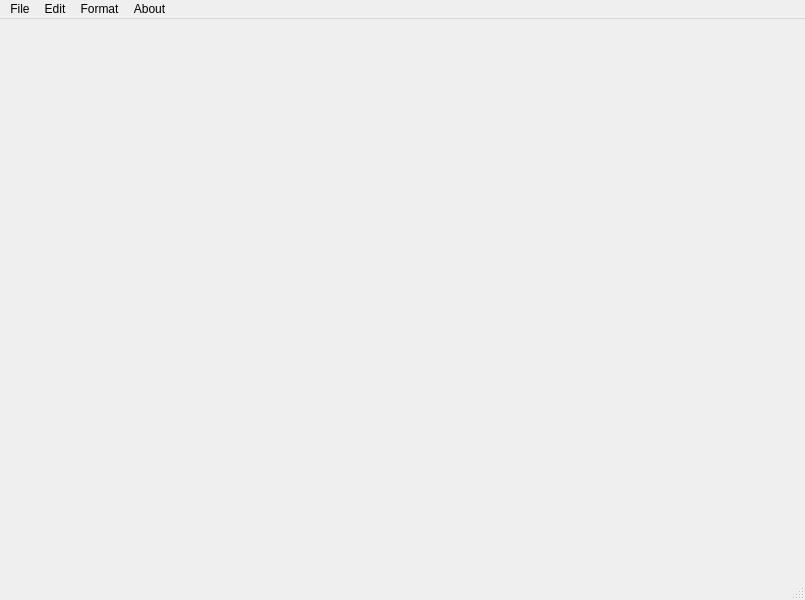
<?xml version="1.0" encoding="UTF-8"?>
<ui version="4.0">
 <class>MainWindow</class>
 <widget class="QMainWindow" name="MainWindow">
  <property name="geometry">
   <rect>
    <x>0</x>
    <y>0</y>
    <width>805</width>
    <height>600</height>
   </rect>
  </property>
  <property name="windowTitle">
   <string>MainWindow</string>
  </property>
  <widget class="QWidget" name="centralwidget"/>
  <widget class="QMenuBar" name="menubar">
   <property name="geometry">
    <rect>
     <x>0</x>
     <y>0</y>
     <width>805</width>
     <height>22</height>
    </rect>
   </property>
   <widget class="QMenu" name="menuFile">
    <property name="title">
     <string>File</string>
    </property>
    <addaction name="actionNew"/>
    <addaction name="actionOpen"/>
    <addaction name="actionSave"/>
    <addaction name="separator"/>
    <addaction name="actionPrint"/>
    <addaction name="actionPrint_Preview"/>
    <addaction name="actionExport_PDF"/>
    <addaction name="separator"/>
    <addaction name="actionExit"/>
   </widget>
   <widget class="QMenu" name="menuEdit">
    <property name="title">
     <string>Edit</string>
    </property>
    <addaction name="actionUndo"/>
    <addaction name="actionRedo"/>
    <addaction name="separator"/>
    <addaction name="actionCut"/>
    <addaction name="actionCopy"/>
    <addaction name="actionPaste"/>
    <addaction name="separator"/>
   </widget>
   <widget class="QMenu" name="menuFormat">
    <property name="title">
     <string>Format</string>
    </property>
    <addaction name="actionBold"/>
    <addaction name="actionItalic"/>
    <addaction name="actionUnderline"/>
    <addaction name="separator"/>
    <addaction name="actionLeft"/>
    <addaction name="actionRight"/>
    <addaction name="actionCenter"/>
    <addaction name="actionJustify"/>
    <addaction name="separator"/>
    <addaction name="actionFont"/>
    <addaction name="actionColor"/>
   </widget>
   <widget class="QMenu" name="menuAbout">
    <property name="title">
     <string>About</string>
    </property>
    <addaction name="actionAbout_App"/>
   </widget>
   <addaction name="menuFile"/>
   <addaction name="menuEdit"/>
   <addaction name="menuFormat"/>
   <addaction name="menuAbout"/>
  </widget>
  <widget class="QStatusBar" name="statusbar"/>
  <action name="actionNew">
   <property name="text">
    <string>New</string>
   </property>
   <property name="shortcut">
    <string>Ctrl+N</string>
   </property>
  </action>
  <action name="actionOpen">
   <property name="text">
    <string>Open</string>
   </property>
   <property name="shortcut">
    <string>Ctrl+O</string>
   </property>
  </action>
  <action name="actionSave">
   <property name="text">
    <string>Save</string>
   </property>
   <property name="shortcut">
    <string>Ctrl+S</string>
   </property>
  </action>
  <action name="actionPrint">
   <property name="text">
    <string>Print</string>
   </property>
   <property name="shortcut">
    <string>Ctrl+P</string>
   </property>
  </action>
  <action name="actionPrint_Preview">
   <property name="text">
    <string>Print Preview</string>
   </property>
   <property name="shortcut">
    <string>Ctrl+Shift+P</string>
   </property>
  </action>
  <action name="actionExport_PDF">
   <property name="text">
    <string>Export PDF</string>
   </property>
   <property name="shortcut">
    <string>Ctrl+E</string>
   </property>
  </action>
  <action name="actionExit">
   <property name="text">
    <string>Exit</string>
   </property>
  </action>
  <action name="actionUndo">
   <property name="text">
    <string>Undo</string>
   </property>
   <property name="shortcut">
    <string>Ctrl+Z</string>
   </property>
  </action>
  <action name="actionRedo">
   <property name="text">
    <string>Redo</string>
   </property>
   <property name="shortcut">
    <string>Ctrl+Shift+Z</string>
   </property>
  </action>
  <action name="actionCut">
   <property name="text">
    <string>Cut</string>
   </property>
   <property name="shortcut">
    <string>Ctrl+X</string>
   </property>
  </action>
  <action name="actionCopy">
   <property name="text">
    <string>Copy</string>
   </property>
   <property name="shortcut">
    <string>Ctrl+C</string>
   </property>
  </action>
  <action name="actionPaste">
   <property name="text">
    <string>Paste</string>
   </property>
   <property name="shortcut">
    <string>Ctrl+V</string>
   </property>
  </action>
  <action name="actionBold">
   <property name="text">
    <string>Bold</string>
   </property>
   <property name="shortcut">
    <string>Ctrl+B</string>
   </property>
  </action>
  <action name="actionItalic">
   <property name="text">
    <string>Italic</string>
   </property>
   <property name="shortcut">
    <string>Ctrl+I</string>
   </property>
  </action>
  <action name="actionUnderline">
   <property name="text">
    <string>Underline</string>
   </property>
   <property name="shortcut">
    <string>Ctrl+U</string>
   </property>
  </action>
  <action name="actionLeft">
   <property name="text">
    <string>Left</string>
   </property>
   <property name="shortcut">
    <string>Ctrl+L</string>
   </property>
  </action>
  <action name="actionRight">
   <property name="text">
    <string>Right</string>
   </property>
   <property name="shortcut">
    <string>Ctrl+R</string>
   </property>
  </action>
  <action name="actionCenter">
   <property name="text">
    <string>Center</string>
   </property>
   <property name="shortcut">
    <string>Ctrl+Shift+C</string>
   </property>
  </action>
  <action name="actionJustify">
   <property name="text">
    <string>Justify</string>
   </property>
   <property name="shortcut">
    <string>Ctrl+J</string>
   </property>
  </action>
  <action name="actionFont">
   <property name="text">
    <string>Font</string>
   </property>
   <property name="shortcut">
    <string>Ctrl+F</string>
   </property>
  </action>
  <action name="actionColor">
   <property name="text">
    <string>Color</string>
   </property>
  </action>
  <action name="actionAbout_App">
   <property name="text">
    <string>About App</string>
   </property>
  </action>
 </widget>
 <resources/>
 <connections/>
</ui>
